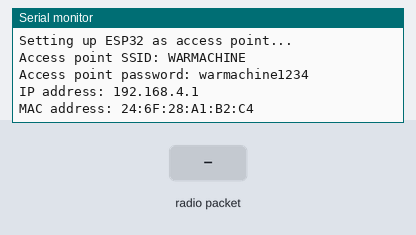
Simulated run of this sketch. Board: ESP32. On the bench: the last lines printed to the serial monitor. Inputs (shaded band) come from the test bench.

Above: at 1.2 s.
1.3 s: radio packet "1" arrives
At 1.9 s:
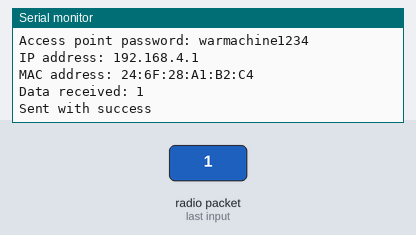
2.8 s: radio packet "1" arrives
At 4.1 s:
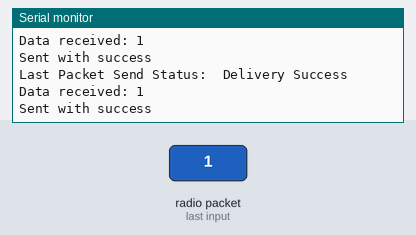
5.8 s: radio packet "0" arrives
At 6.6 s:
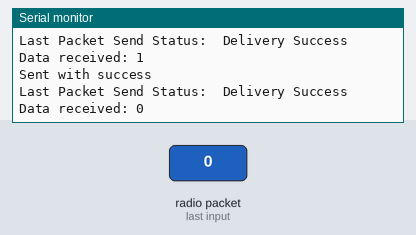
7.3 s: radio packet "2" arrives
At 7.7 s:
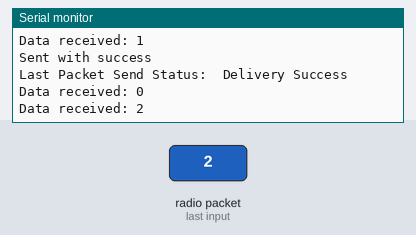
Timing chart, 0 to 9.8 s (numbered marks = the images above; inputs shaded):
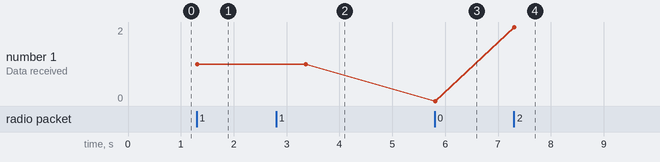

Measured:
- after the input at 1.3 s, the serial monitor: prints a new line at once (image 1)
- after the input at 5.8 s, the serial monitor: prints a new line at once (image 3)
- after the input at 7.3 s, the serial monitor: prints a new line at once (image 4)
- plotted number 1: 1 → 0 after the input at 5.8 s, 0 → 2 after the input at 7.3 s

The sketch:

espsnow-war.ino
```cpp
// ESP 32
//const char *ssid = "WARMACHINE";
//const char *password = "warmachine1234";
//mac : D4:8A:FC:CE:E6:99

#include <WiFi.h>
#include <esp_now.h>


String myData = "";
// REPLACE WITH YOUR RECEIVER MAC Address
uint8_t broadcastAddress[] = {0x08, 0xD1, 0xF9, 0x6B, 0x21, 0xF1};

esp_now_peer_info_t peerInfo;

// callback when data is sent
void OnDataSent(const uint8_t *mac_addr, esp_now_send_status_t status) {
  Serial.print("\r\nLast Packet Send Status:\t");
  Serial.println(status == ESP_NOW_SEND_SUCCESS ? "Delivery Success" : "Delivery Fail");
}


// Access point credentials
const char *apSSID = "WARMACHINE";
const char *apPassword = "warmachine1234";

void setup() {
  Serial.begin(115200);
  WiFi.mode(WIFI_STA);

  // Set up ESP32 as an access point
  setupAccessPoint();

  // Initialize ESP-NOW
  if (esp_now_init() != ESP_OK) {
    Serial.println("Error initializing ESP-NOW");
    return;
  }

  // Print MAC address
  printMACAddress();

  esp_now_register_send_cb(OnDataSent);

  // Register peer
  memcpy(peerInfo.peer_addr, broadcastAddress, 6);
  peerInfo.channel = 0;
  peerInfo.encrypt = false;

  // Add peer
  if (esp_now_add_peer(&peerInfo) != ESP_OK){
    Serial.println("Failed to add peer");
    return;
  }

  // Register callback for received data
  esp_now_register_recv_cb(onDataReceived);
}

void loop() {

  // This example doesn't use the loop function
}

void onDataReceived(const uint8_t *mac_addr, const uint8_t *data, int len) {
  // Callback function to handle received data
  Serial.print("Data received: ");
  for (int i = 0; i < len; i++) {
    Serial.print((char)data[i]);
  }
  Serial.println();

  // Blink the LED if the message contains "1001"
  if (strncmp((const char*)data, "1001", len) == 0) {
    myData = "1002";
  // Convert String to C-style string
  char dataBuffer[myData.length() + 1];
  myData.toCharArray(dataBuffer, myData.length() + 1);

  // Send message via ESP-NOW
  esp_err_t result = esp_now_send(broadcastAddress, (uint8_t *) dataBuffer, myData.length() + 1);

  if (result == ESP_OK) {
    Serial.println("Sent with success");
  }
  else {
    Serial.println("Error sending the data");
  }
  delay(2000);
  }
}

void setupAccessPoint() {
  Serial.println("Setting up ESP32 as access point...");
  WiFi.softAP(apSSID, apPassword);
  Serial.println("Access point SSID: " + String(apSSID));
  Serial.println("Access point password: " + String(apPassword));
  Serial.print("IP address: ");
  Serial.println(WiFi.softAPIP());
}

void printMACAddress() {
  Serial.print("MAC address: ");
  Serial.println(WiFi.softAPmacAddress());
}
```
